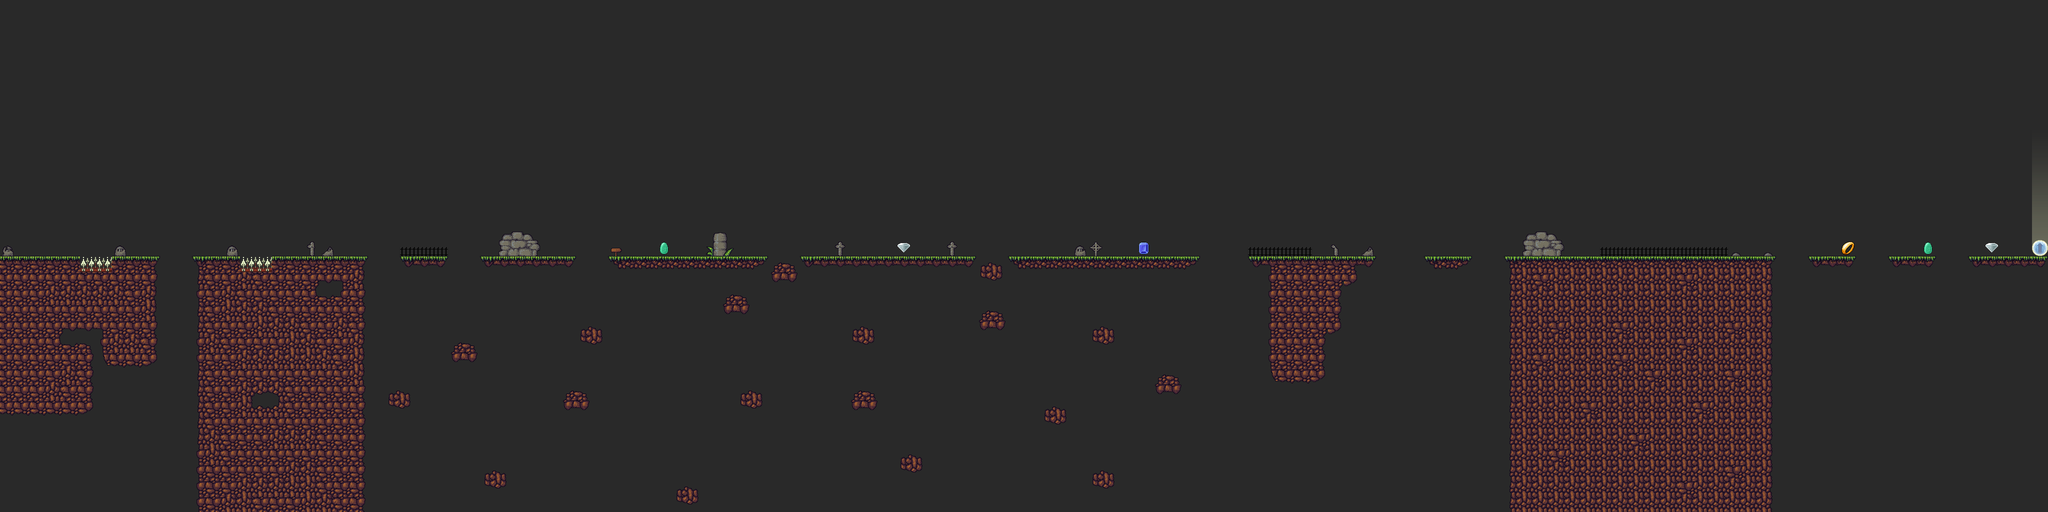

A 2D game scene composited from a Tiled map and its tileset images. What follows is a short description and the map's XML, with each tile layer's data collapsed to a summary:
An orthogonal 128x32 tile map with 32x32 px tiles, 7 tile layers (Walls, Pickups, NoCollide, Bouncy, ...).

<map version="1.0" orientation="orthogonal" width="128" height="32" tilewidth="32" tileheight="32" backgroundcolor="#292929">
 <properties>
  <property name="credits" value="McFunkypants" />
  <property name="gamename" value="Castle Necros" />
  <property name="gravity" value="0.5" />
  <property name="jump_strength" value="-13" />
  <property name="mapname" value="Crypto Graphic" />
  <property name="move_speed" value="5" />
  <property name="player_can_attack" value="true" />
  <property name="start_tile" value="5,10" />
 </properties>
 <tileset firstgid="1" name="tiles" tilewidth="32" tileheight="32">
  <image source="tiles.png" width="1024" height="1024" />
  <terraintypes>
   <terrain name="brick" tile="-1" />
   <terrain name="green" tile="-1" />
  </terraintypes>
  <tile id="4" terrain=",,,0" />
  <tile id="5" terrain=",,0,0" />
  <tile id="6" terrain=",,0," />
  <tile id="20" terrain=",0,,0" />
  <tile id="21" terrain="0,0,0,0" />
  <tile id="22" terrain="0,,0," />
  <tile id="36" terrain=",0,," />
  <tile id="37" terrain="0,0,," />
  <tile id="38" terrain="0,,," />
  <tile id="68" terrain="0,0,0," />
  <tile id="69" terrain="0,0,,0" />
  <tile id="84" terrain="0,,0,0" />
  <tile id="85" terrain=",0,0,0" />
  <tile id="100" terrain=",,,1" />
  <tile id="101" terrain=",,1,1" />
  <tile id="102" terrain=",,1," />
  <tile id="116" terrain=",1,,1" />
  <tile id="117" terrain="1,1,1,1" />
  <tile id="118" terrain="1,,1," />
  <tile id="132" terrain=",1,," />
  <tile id="133" terrain="1,1,," />
  <tile id="134" terrain="1,,," />
  <tile id="164" terrain="1,1,1," />
  <tile id="165" terrain="1,1,,1" />
  <tile id="182" terrain="1,,1,1" />
  <tile id="183" terrain=",1,1,1" />
 </tileset>
 <layer name="Walls" width="128" height="32">
  <data>[4096 cells, 706 non-empty, 53 distinct tile ids]</data>
 </layer>
 <layer name="Pickups" width="128" height="32">
  <data>[4096 cells, 22 non-empty, 8 distinct tile ids]</data>
 </layer>
 <layer name="NoCollide" width="128" height="32">
  <data>[4096 cells, 68 non-empty, 36 distinct tile ids]</data>
 </layer>
 <layer name="Bouncy" width="128" height="32">
  <data>[4096 cells, 39 non-empty, 10 distinct tile ids]</data>
 </layer>
 <layer name="Danger" width="128" height="32">
  <data>[4096 cells, 27 non-empty, 18 distinct tile ids]</data>
 </layer>
 <layer name="Enemies" width="128" height="32">
  <data>[4096 cells, 12 non-empty, 1 distinct tile ids]</data>
 </layer>
 <layer name="Warp" width="128" height="32">
  <data>[4096 cells, 10 non-empty, 10 distinct tile ids]</data>
 </layer>
</map>